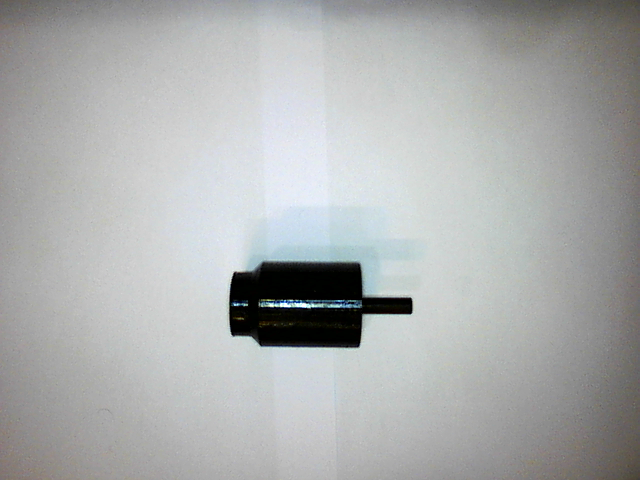
#> input picture src/object_config/scripts/motor.png, 640 x 480 px; the run also reads 2 pictures not shown here
$ python design2.py   (Python 2 division)   (older library calls are emulated)
#> lines starting #> are read from the running program, lines starting #| are printed output that depends on the picture; after the words box and inside, x2 and y2 are one past the last pixel; in counts of white or black regions, pixels touching at a corner belong together
import numpy as np
import cv2
import random as rng
import cmath
import math
FOR_CIRCLE=1

#************************************************************************************************************* find cicle in image
# [62 lines left out: functions cicle_dec, cicle_dec_ring, not called in this run]
#*************************************************************************************************************def cicle_dec(frame):

#************************************************************************************************************* find color for cicle in image
def color_dec(frame,mode):
    maw=0
    blueLower = (0,0,0)  #100,130,50
    blueUpper = (255,255,50) #200,200,130
    hsv = cv2.cvtColor(frame, cv2.COLOR_BGR2HSV)
    hsv = cv2.medianBlur(hsv, 3)
    mask = cv2.inRange(hsv, blueLower, blueUpper)
    _,contours, hierarchy = cv2.findContours(mask, 2, cv2.CHAIN_APPROX_SIMPLE)
    contour_list = []

    for contour in contours:
        area = cv2.contourArea(contour)
        if area>150:
            contour_list.append(contour)
        if area > maw :

            maw=area
    if mode==1:
        return maw
    elif mode==2:
        return contour_list
    else:
        return frame
#*************************************************************************************************************
#************************************************************************************************************* find line in image
# [19 lines left out: function line_dec, not called in this run]
#*************************************************************************************************************
#************************************************************************************************************* find color in image
def Hull_dec(frame,val):
    threshold = val
    src_gray = cv2.cvtColor(frame, cv2.COLOR_BGR2GRAY)
    src_gray = cv2.blur(src_gray, (2,2))
    # Detect edges using Canny
    canny_output = cv2.Canny(src_gray, 100, 80)
    # Find contours
    _, contours, _ = cv2.findContours(canny_output, cv2.RETR_TREE, cv2.CHAIN_APPROX_SIMPLE)
    contour_list=color_dec(frame,2)
    # Find the convex hull object for each contour
    hull_list = []
    apox_list=[]
    allpoint0=[]
    allpoint1=[]
    maximum=10

    for i in range(len(contours)):
        defects=None
        approx = cv2.approxPolyDP(contours[i],3,True)
        area = cv2.contourArea(approx)
        if area>0 and len(contour_list)>2:
            M = cv2.moments(approx)

            cX = float(M["m10"]/M["m00"])
            cY = float(M["m01"]/M["m00"])
            for q in range(len(contour_list)):
                M = cv2.moments(contour_list[q])
                cv2.drawContours(frame, contour_list, q, (255,255,0))
                cXJ = float(M["m10"]/M["m00"])
                cYJ = float(M["m01"]/M["m00"])
                if abs(cX-cXJ)<150 and abs(cY-cYJ)<150:
                    approx=None


            if approx is not None:
        # hull = cv2.convexHull(approx,returnPoints = False)
                cnt = approx
                hull = cv2.convexHull(cnt,returnPoints = False)
                hull_list.append(hull)
                defects = cv2.convexityDefects(cnt,hull)

        if defects is not None:
            for i in range(defects.shape[0]):
                s,e,f,d = defects[i,0]
                start = tuple(cnt[s][0])
                end = tuple(cnt[e][0])
                far = tuple(cnt[f][0])
                allpoint0.append(far[0])
                allpoint1.append(far[1])

                cv2.line(frame,start,end,[0,255,0],2)
                cv2.circle(frame,far,5,[0,i*2,0],-1)
        dispoint=[]
        for i in range(len(allpoint0)):
            for j in range(len(allpoint0)):
                bb=(allpoint0[i]-allpoint0[j])
                dd=(allpoint1[i]-allpoint1[j])
                qq=(allpoint0[i]+allpoint0[j])/2
                ww=(allpoint1[i]+allpoint1[j])/2
                po=cmath.sqrt(bb*bb+dd*dd)
                if po.real<434 and po.real>430:
                    print "ok"
                if po.real>412 and po.real<417:
                    print "er2"
                if po.real>330 and po.real<334:
                     cv2.putText(show,"mill",(qq,ww), 0, 1, 255)
                     print "mmmmm"


                if po.real>maximum:
                    maximum=po.real
    for i in range(len(contours)):
        color = (rng.randint(0,256), rng.randint(0,256), rng.randint(0,256))
        #cv2.drawContours(frame, contours, i, color)
        #cv2.drawContours(frame, hull_list, i, color)
    #print maximum
    # Show in a window
    return frame

#*************************************************************************************************************
#*************************************************************************************************************
# [9 lines left out: function find_if_close, not called in this run]

#**********************************************************************************************************
#*************************************************************************************************************
#************************************************************************************************************* find color for cicle in image
def color_dec_obj(frame,mode):
    global motor
    global pro40
    global pro20
    global pich
    global obj
    global mohre
    global show
    blueLower = (0,0,0)  #100,130,50
    blueUpper = (255,255,70) #200,200,130
    hsv = cv2.cvtColor(frame, cv2.COLOR_BGR2HSV)
    hsv = cv2.medianBlur(hsv, 17)
    mask = cv2.inRange(hsv, blueLower, blueUpper)
    _,contours, hierarchy = cv2.findContours(mask, 1, cv2.CHAIN_APPROX_SIMPLE)
    contour_list = []
    maxq=0
    maxcont=None
    if mode==1:
        for contour in contours:
            area = cv2.contourArea(contour)
            if area > maxq :
                approx = cv2.approxPolyDP(contour,3,True)
                contour_list.append(approx)
                maxq=area
                maxcont=approx
        print maxq
        return maxcont
    else:
        for contour in contours:
            area = cv2.contourArea(contour)
            if area > 50 :
                approx = cv2.approxPolyDP(contour,3,True)
                contour_list.append(approx)
                #---------------------MATCHING-----------------------------------------------------------------
                #**********************************************************************************************
                #----------------------------------------------------------------------------------------------
                #$$$$$$$$$$$$$$$$$$$motor$$$$$$$$$$$$$$$$$
                if motor is not None:
                    allpoint0=[]
                    allpoint1=[]
                    maximum=2
                    ret = cv2.matchShapes(approx,motor,1,0.0)
                    if ret<0.4:

                        cnt = contour
                        hull = cv2.convexHull(cnt,returnPoints = False)
                        defects = cv2.convexityDefects(cnt,hull)
                        if defects is not None:
                            for i in range(defects.shape[0]):
                                s,e,f,d = defects[i,0]
                                start = tuple(cnt[s][0])
                                end = tuple(cnt[e][0])
                                far = tuple(cnt[f][0])
                                allpoint0.append(end[0])
                                allpoint1.append(end[1])
                                #cv2.line(frame,start,end,[0,255,0],2)
                                #cv2.circle(frame,far,5,[0,255,0],-1)
                        dispoint=[]
                        for i in range(len(allpoint0)):
                            for j in range(len(allpoint0)):
                                bb=(allpoint0[i]-allpoint0[j])
                                dd=(allpoint1[i]-allpoint1[j])
                                po=cmath.sqrt(bb*bb+dd*dd)
                                if po.real>maximum:
                                    maximum=po.real
                        M = cv2.moments(cnt)
                        cX = int(M["m10"]/M["m00"])
                        cY = int(M["m01"]/M["m00"])
                        if maximum>170 and maximum<180:

                            cv2.putText(show, "motor!!!", (cX - 20, cY - 20),cv2.FONT_HERSHEY_SIMPLEX, 0.5, (255, 255, 255), 2)

                                        #+++++++++++++end_motor+++++++++++++++++++
                #$$$$$$$$$$$$$$$$$$$pro40$$$$$$$$$$$$$$$$$
                if pro40 is not None:
                    allpoint0=[]
                    allpoint1=[]
                    maximum=2
                    ret = cv2.matchShapes(approx,motor,1,0.0)
                    if ret<0.4:

                        cnt = contour
                        hull = cv2.convexHull(cnt,returnPoints = False)
                        defects = cv2.convexityDefects(cnt,hull)
                        if defects is not None:
                            for i in range(defects.shape[0]):
                                s,e,f,d = defects[i,0]
                                start = tuple(cnt[s][0])
                                end = tuple(cnt[e][0])
                                far = tuple(cnt[f][0])
                                allpoint0.append(end[0])
                                allpoint1.append(end[1])
                                #cv2.line(frame,start,end,[0,255,0],2)
                                #cv2.circle(frame,far,5,[0,255,0],-1)
                        dispoint=[]
                        for i in range(len(allpoint0)):
                            for j in range(len(allpoint0)):
                                bb=(allpoint0[i]-allpoint0[j])
                                dd=(allpoint1[i]-allpoint1[j])
                                po=cmath.sqrt(bb*bb+dd*dd)
                                if po.real>maximum:
                                    maximum=po.real
                        M = cv2.moments(cnt)
                        cX = int(M["m10"]/M["m00"])
                        cY = int(M["m01"]/M["m00"])
                        #print maximum
                        if maximum>220 and maximum<238:

                            cv2.putText(show, "40*40!!!", (cX - 20, cY - 20),cv2.FONT_HERSHEY_SIMPLEX, 0.5, (255, 255, 255), 2)
                        if maximum>175 and maximum<185:

                            cv2.putText(show, "motor!!!", (cX - 20, cY - 20),cv2.FONT_HERSHEY_SIMPLEX, 0.5, (255, 255, 255), 2)

                                        #+++++++++++++end_pro40+++++++++++++++++++
                #$$$$$$$$$$$$$$$$$$$pro20$$$$$$$$$$$$$$$$$
                if pro20 is not None:
                    allpoint0=[]
                    allpoint1=[]
                    maximum=2
                    ret = cv2.matchShapes(approx,pro20,1,0.0)
                    if ret<0.4:

                        cnt = contour
                        hull = cv2.convexHull(cnt,returnPoints = False)
                        defects = cv2.convexityDefects(cnt,hull)
                        if defects is not None:
                            for i in range(defects.shape[0]):
                                s,e,f,d = defects[i,0]
                                start = tuple(cnt[s][0])
                                end = tuple(cnt[e][0])
                                far = tuple(cnt[f][0])
                                allpoint0.append(end[0])
                                allpoint1.append(end[1])
                                #cv2.line(frame,start,end,[0,255,0],2)
                                #cv2.circle(frame,far,5,[0,255,0],-1)
                        dispoint=[]
                        for i in range(len(allpoint0)):
                            for j in range(len(allpoint0)):
                                bb=(allpoint0[i]-allpoint0[j])
                                dd=(allpoint1[i]-allpoint1[j])
                                po=cmath.sqrt(bb*bb+dd*dd)
                                if po.real>maximum:
                                    maximum=po.real
                        M = cv2.moments(cnt)
                        cX = int(M["m10"]/M["m00"])
                        cY = int(M["m01"]/M["m00"])
                        #print maximum
                        if maximum>190 and maximum<210:

                            cv2.putText(show, "20*20!!!", (cX - 20, cY - 20),cv2.FONT_HERSHEY_SIMPLEX, 0.5, (255, 255, 255), 2)

                                        #+++++++++++++end_pro20+++++++++++++++++++
                #$$$$$$$$$$$$$$$$$$$pich$$$$$$$$$$$$$$$$$
                if pich is not None:
                    allpoint0=[]
                    allpoint1=[]
                    maximum=2
                    ret = cv2.matchShapes(approx,pich,1,0.0)
                    if ret<0.4:

                        cnt = contour
                        hull = cv2.convexHull(cnt,returnPoints = False)
                        defects = cv2.convexityDefects(cnt,hull)
                        if defects is not None:
                            for i in range(defects.shape[0]):
                                s,e,f,d = defects[i,0]
                                start = tuple(cnt[s][0])
                                end = tuple(cnt[e][0])
                                far = tuple(cnt[f][0])
                                allpoint0.append(end[0])
                                allpoint1.append(end[1])
                                #cv2.line(frame,start,end,[0,255,0],2)
                                #cv2.circle(frame,far,5,[0,255,0],-1)
                        dispoint=[]
                        for i in range(len(allpoint0)):
                            for j in range(len(allpoint0)):
                                bb=(allpoint0[i]-allpoint0[j])
                                dd=(allpoint1[i]-allpoint1[j])
                                po=cmath.sqrt(bb*bb+dd*dd)
                                if po.real>maximum:
                                    maximum=po.real
                        M = cv2.moments(cnt)
                        cX = int(M["m10"]/M["m00"])
                        cY = int(M["m01"]/M["m00"])
                        #print maximum
                        if maximum>219 and maximum<230:

                            cv2.putText(show, "pich!!!", (cX - 20, cY - 20),cv2.FONT_HERSHEY_SIMPLEX, 0.5, (255, 255, 255), 2)

                                        #+++++++++++++end_pich+++++++++++++++++++
               #$$$$$$$$$$$$$$$$$$$mohre$$$$$$$$$$$$$$$$$
                if mohre is not None:
                    global mohretoX
                    global mohretoY
                    allpoint0=[]
                    allpoint1=[]
                    maximum=2
                    ret = cv2.matchShapes(approx,mohre,1,0.0)
                    if ret<0.4:

                        cnt = contour
                        hull = cv2.convexHull(cnt,returnPoints = False)
                        defects = cv2.convexityDefects(cnt,hull)
                        if defects is not None:
                            for i in range(defects.shape[0]):
                                s,e,f,d = defects[i,0]
                                start = tuple(cnt[s][0])
                                end = tuple(cnt[e][0])
                                far = tuple(cnt[f][0])
                                allpoint0.append(end[0])
                                allpoint1.append(end[1])
                                cv2.line(frame,start,end,[0,255,0],2)
                                cv2.circle(frame,far,5,[0,255,0],-1)
                        dispoint=[]
                        for i in range(len(allpoint0)):
                            for j in range(len(allpoint0)):
                                bb=(allpoint0[i]-allpoint0[j])
                                dd=(allpoint1[i]-allpoint1[j])
                                po=cmath.sqrt(bb*bb+dd*dd)
                                if po.real>maximum:
                                    maximum=po.real
                        M = cv2.moments(cnt)
                        cX = int(M["m10"]/M["m00"])
                        cY = int(M["m01"]/M["m00"])
                        #print maximum
                        if maximum>94 and maximum<111:
                            rt=cv2.pointPolygonTest(contour, (cX, cY), True)
                            if rt>38 and rt<44:
                                cv2.putText(show, "large-mohre!!!", (cX - 20, cY - 20),cv2.FONT_HERSHEY_SIMPLEX, 0.5, (255, 255, 255), 2)
                        if maximum>59 and maximum<70 and abs(cX-mohretoX)>20 and abs(cY-mohretoY)>20:
                            cv2.putText(show, "small-mohre!!!", (cX - 20, cY - 20),cv2.FONT_HERSHEY_SIMPLEX, 0.5, (255, 255, 255), 2)

                                        #+++++++++++++end_pich+++++++++++++++++++
                 #$$$$$$$$$$$$$$$$$$$pich$$$$$$$$$$$$$$$$$
                if obj is not None:
                    allpoint0=[]
                    allpoint1=[]
                    maximum=2
                    ret = cv2.matchShapes(approx,obj,1,0.0)
                    if ret<0.4:

                        cnt = contour
                        hull = cv2.convexHull(cnt,returnPoints = False)
                        defects = cv2.convexityDefects(cnt,hull)
                        if defects is not None:
                            for i in range(defects.shape[0]):
                                s,e,f,d = defects[i,0]
                                start = tuple(cnt[s][0])
                                end = tuple(cnt[e][0])
                                far = tuple(cnt[f][0])
                                allpoint0.append(end[0])
                                allpoint1.append(end[1])
                                #cv2.line(frame,start,end,[0,255,0],2)
                                #cv2.circle(frame,far,5,[0,255,0],-1)
                        dispoint=[]
                        for i in range(len(allpoint0)):
                            for j in range(len(allpoint0)):
                                bb=(allpoint0[i]-allpoint0[j])
                                dd=(allpoint1[i]-allpoint1[j])
                                po=cmath.sqrt(bb*bb+dd*dd)
                                if po.real>maximum:
                                    maximum=po.real
                        M = cv2.moments(cnt)
                        cX = int(M["m10"]/M["m00"])
                        cY = int(M["m01"]/M["m00"])
                        #print area
                        if maximum>94 and maximum<111 :
                            rt=cv2.pointPolygonTest(contour, (cX, cY), True)
                            if rt>25 and rt<30:
                                cv2.putText(show, "obj!!!", (cX - 20, cY - 20),cv2.FONT_HERSHEY_SIMPLEX, 0.5, (255, 255, 255), 2)

                                        #+++++++++++++end_pich+++++++++++++++++++

                #eeeeeeeeeeeeeeeeeeeeeeeeennnnnnnnnnnnnnnnnnnnnnnnnnnnnnndddddddddddddd(((((match)))))
        cv2.drawContours(frame, contour_list,  -1, (255,0,0), 2)

                #eeeeeeeeeeeeeeeeeeeeeeeeennnnnnnnnnnnnnnnnnnnnnnnnnnnnnndddddddddddddd(((((match)))))
        cv2.drawContours(frame, contour_list,  -1, (255,0,0), 2)

        return frame
# [26 lines left out: function findco, not called in this run]
'''
    unified = []
    maximum = int(status.max())+1
    for i in xrange(maximum):
        pos = np.where(status==i)[0]
        if pos.size != 0:
            cont = np.vstack(contours[i] for i in pos)
            hull = cv2.convexHull(cont)
            unified.append(hull)

   # cv2.drawContours(img,unified,-1,(0,255,0),2)
    #cv2.drawContours(img,unified,-1,255,-1)
    '''
def cos_dec():
    global motor
    global pro40
    global pro20
    global pich
    global obj
    global mohre
    frame = cv2.imread('motor.png')
#> frame is the input picture: shape (480, 640, 3); mean B, G, R 173.6, 173.8, 171.6

    if frame is not None:
        motor=color_dec_obj(frame,1)
#> in color_dec_obj, `mask = cv2.inRange(hsv, blueLower, blueUpper)`:
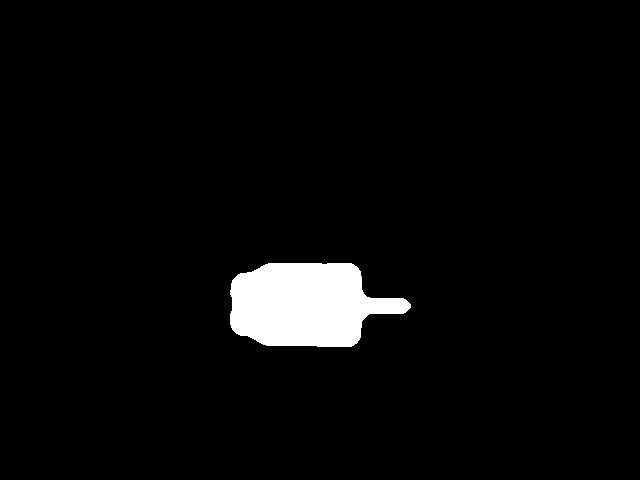
#> mask: shape (480, 640); 3.6% white; 1 white region
#> in color_dec_obj, `_,contours, hierarchy = cv2.findContours(mask, 1, cv2.CHAIN_APPROX_SIM..`: contours = 1 contour; box (x1, y1, x2, y2) and area: (230, 263, 411, 347) 10784
#> the loop in color_dec_obj, `for contour in contours:` made 1 pass
#> (area, maxq) on pass 1: (10783.5, 10783.5)
#> after the loop in color_dec_obj, `for contour in contours:`: approx = contour of 16 points, box (x1, y1, x2, y2) (230, 263, 411, 347), area 10784; contour_list has the same summary as contours; maxcont has the same summary as approx; maxq = 10783.5
#| 10783.5
#> motor has the same summary as approx in color_dec_obj

    else:
        motor=None
        print "img not found************************************************************"
    #1111111111111111111111111111111111111111111
    frame = cv2.imread('pro40.png')
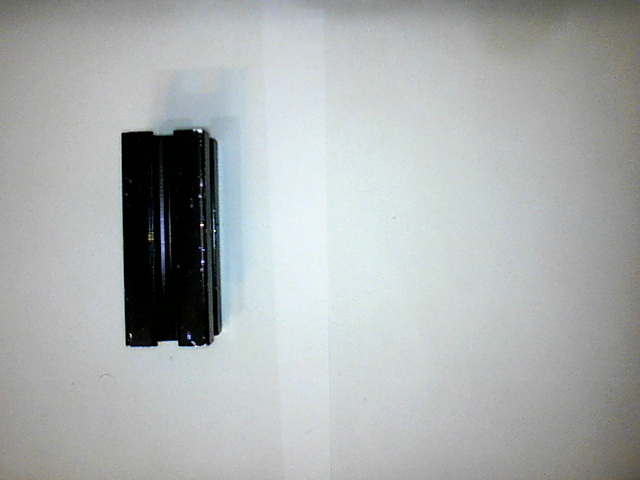
#> input picture src/object_config/scripts/pro40.png, 640 x 480 px
#> frame is the input picture: shape (480, 640, 3); mean B, G, R 175.5, 175.6, 171.3
    if frame is not None:
        pro40=color_dec_obj(frame,1)
#> call 2 of color_dec_obj, with mode = 1
#> in color_dec_obj (call 2), `mask = cv2.inRange(hsv, blueLower, blueUpper)`:
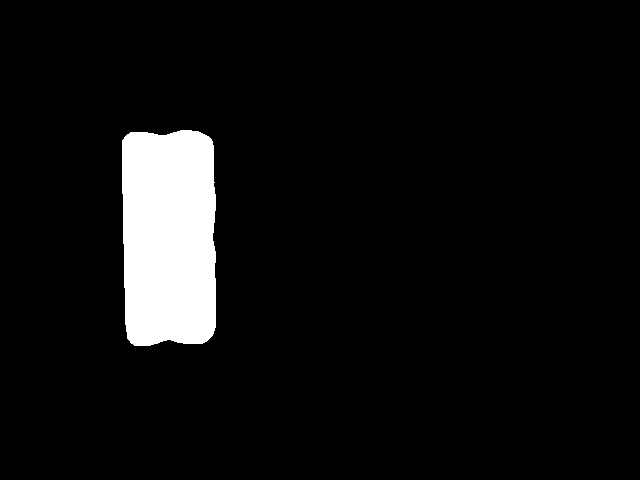
#> mask: shape (480, 640); 6.2% white; 1 white region
#> in color_dec_obj (call 2), `_,contours, hierarchy = cv2.findContours(mask, 1, cv2.CHAIN_APPROX_SIM..`: contours = 1 contour; box (x1, y1, x2, y2) and area: (122, 130, 216, 346) 18885
#> the loop in color_dec_obj (call 2), `for contour in contours:` made 1 pass
#> (area, maxq) on pass 1: (18885, 18885)
#> (the rest of the program and of its run is left out)
